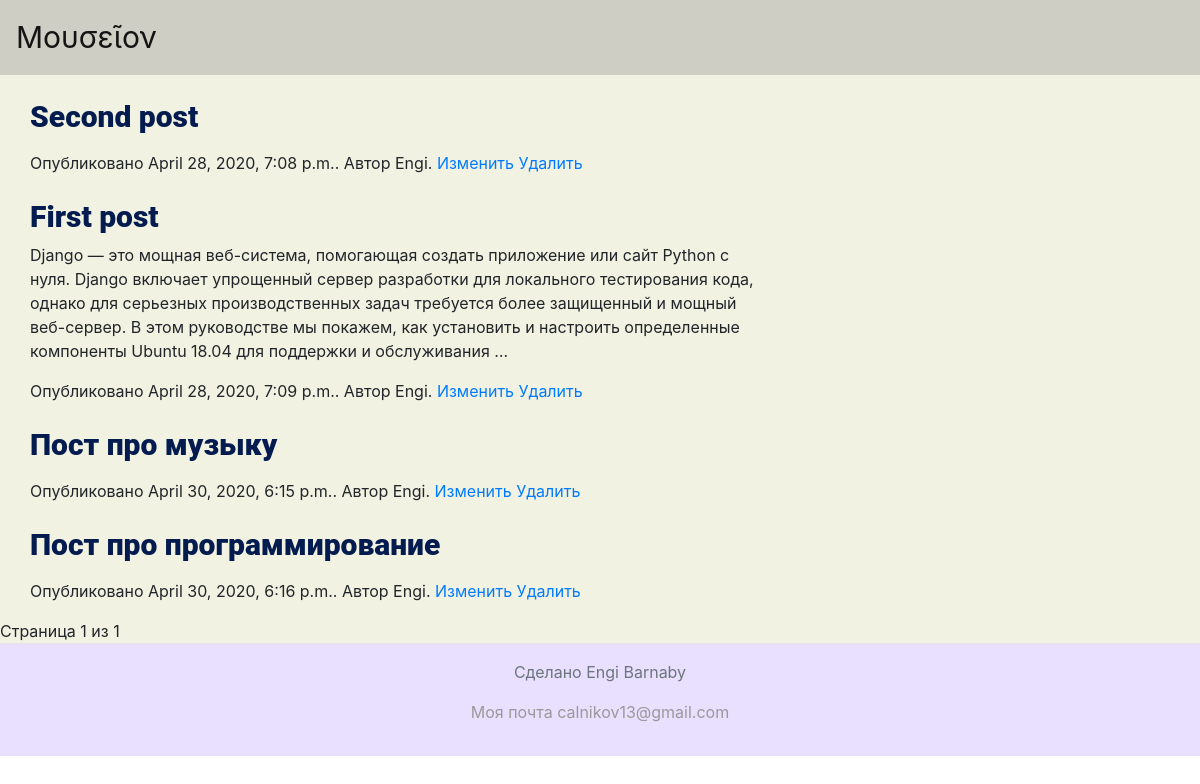
/, run on an earlier commit of the app's database.
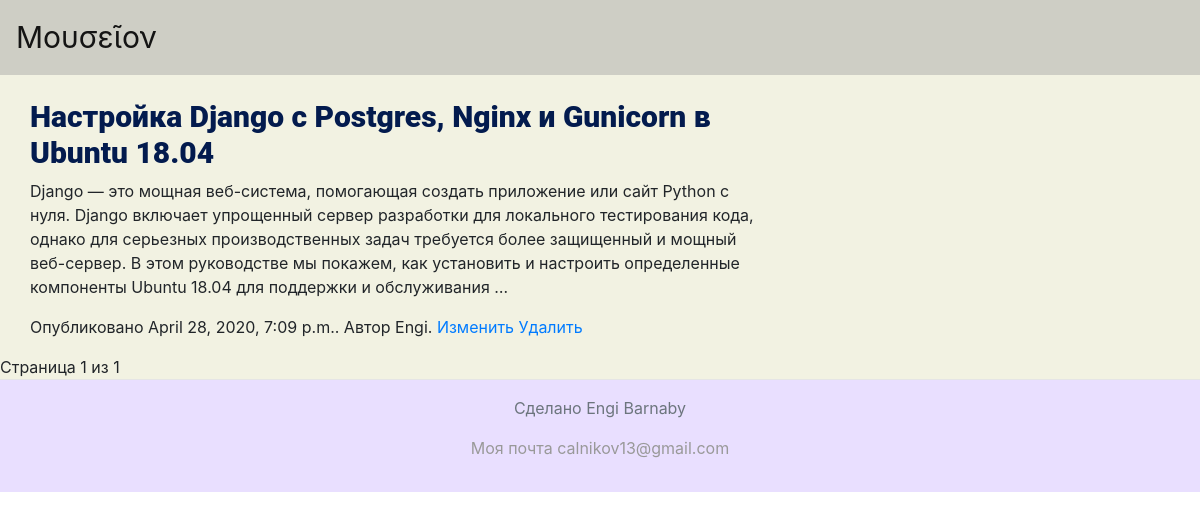
And on a later commit of the database.
### pages/models.py (models this page shows, shortened)
class Post(models.Model):
    title = models.CharField(max_length=100)
    author = models.ForeignKey(User, on_delete=models.CASCADE, related_name="author")
    slug = models.SlugField(unique=True)
    image = models.ImageField(null=True, blank=True)
    publish = models.DateTimeField(default=timezone.now)
    updated = models.DateTimeField(auto_now=True)
    tags = TaggableManager(blank=True)

class ArticleContent(models.Model):
    post = models.ForeignKey(Post, on_delete=models.CASCADE, related_name="paragraphs")
    subtitle = models.CharField(max_length=100)
    subtext = RichTextField()

### pages/views.py (the view)
# urls.py: path('', post_list, name='post_list'),
def post_list(request):
    all_post = Post.objects.all()
    pages = Paginator(all_post, 8)
    if "page" in request.GET:
        page_num = request.GET['page']
    else:
        page_num = 1
    page = pages.get_page(page_num)
    context = {'all_post' : page.object_list, 'page' : page}
    return render(request, "pages/post/post_list.html", context)

### pages/templates/pages/post/post_list.html (shortened to what this page needs)
{% extends "pages/base.html" %}
{% block content %}
  <div class="container-fluid">
    <div class="row">
      <div class="col-8">
        {% for post in all_post %}
          {% with paragraph=post.paragraphs.first %}
          <div class="container mt-4" id="post-item">
            <a href="{% url 'post:post_detail' slug=post.slug %}"><h3>{{ post.title }}</h3></a>
            <p>{{ paragraph.subtext|truncatewords:50|safe }}</p>
            <p>Опубликовано {{ post.publish }}. Автор {{ post.author }}.
            <a href="{% url 'post:post_update' slug=post.slug %}">Изменить</a>
            <a href="{% url 'post:post_delete' slug=post.slug %}">Удалить</a>
            </p>
          </div>
          {% endwith %}
        {% endfor %}
      </div>
    </div>
  </div>
  <div class="paginator">
    Страница {{ page.number }} из {{ page.paginator.num_pages }}
  </div>
{% endblock %}

### pages/templates/pages/base.html (shortened to what this page needs)
{% load static %}
<!DOCTYPE html>
<html>
  <head>
    <link rel="stylesheet" href="{% static 'css/base.css' %}">
    <link rel="stylesheet" href="https://stackpath.bootstrapcdn.com/bootstrap/4.5.0/css/bootstrap.min.css">
  </head>
  <body>
  <nav class="navbar navbar-expand-lg navbar-light main-nav">
    <a href="{% url 'post:post_list' %}" class="navbar-brand" style="font-size: 30px;">Μουσεῖον</a>
  </nav>
  <div class="content">
    {% block content %}
    {% endblock %}
  </div>
  <footer class="footer mt-auto py-3">
        <div class="container">
          <p class="text-muted">Сделано Engi Barnaby</p>
          <p>Моя почта calnikov13@gmail.com</p>
        </div>
  </footer>
  </body>
</html>

### pages/static/css/base.css (style rules this page uses)
.footer { padding: 2.5rem 0; color: #999; text-align: center; background-color: #e9dfff; border-top: .05rem solid #e5e5e5; width: 100%; bottom: 0; display: block; }
.content { background-color: #f2f2e2; min-height: 100%; }
#post-item { background-color: #f2f2e2; }
.main-nav { background-color:#cecec5; height: 75px; }
#post-item h3 { color : #031b4e; font-size: 30px; font-weight: 800; font-family: 'Roboto', sans-serif; }

What changed in the data, as far as the page shows it:
removed Post: title "Second post", publish "April 28, 2020, 7:08 p.m.", author "Engi"
removed Post: title "Пост про музыку", publish "April 30, 2020, 6:15 p.m.", author "Engi"
removed Post: title "Пост про программирование", publish "April 30, 2020, 6:16 p.m.", author "Engi"
changed Post "Engi": title "First post" → "Настройка Django с Postgres, Nginx и Gunicorn в Ubuntu 18.04"
